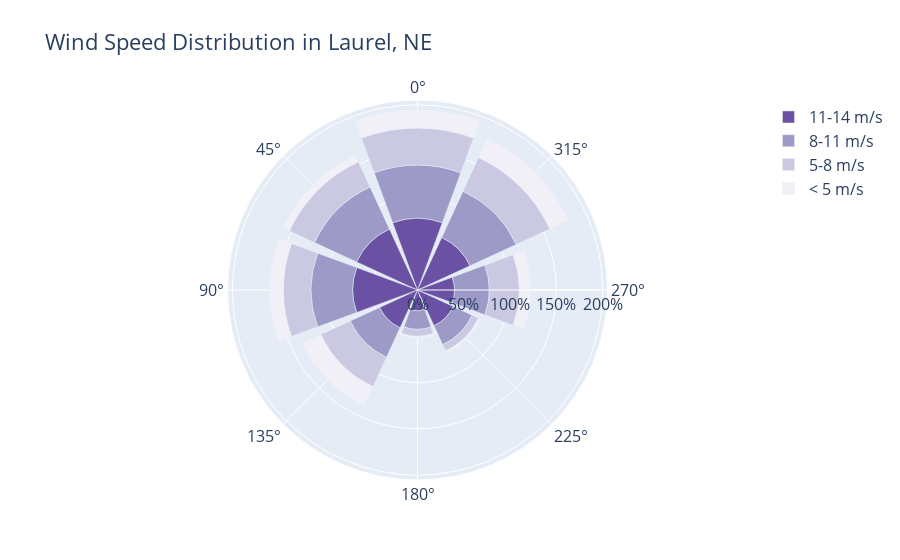

Notebook cell for this chart:
### Code cell
import plotly.graph_objects as go

fig = go.Figure()

fig.add_trace(go.Barpolar(
    r=[77.5, 72.5, 70.0, 45.0, 22.5, 42.5, 40.0, 62.5],
    name='11-14 m/s',
    marker_color='rgb(106,81,163)'
))
fig.add_trace(go.Barpolar(
    r=[57.5, 50.0, 45.0, 35.0, 20.0, 22.5, 37.5, 55.0],
    name='8-11 m/s',
    marker_color='rgb(158,154,200)'
))
fig.add_trace(go.Barpolar(
    r=[40.0, 30.0, 30.0, 35.0, 7.5, 7.5, 32.5, 40.0],
    name='5-8 m/s',
    marker_color='rgb(203,201,226)'
))
fig.add_trace(go.Barpolar(
    r=[20.0, 7.5, 15.0, 22.5, 2.5, 2.5, 12.5, 22.5],
    name='< 5 m/s',
    marker_color='rgb(242,240,247)'
))

fig.update_traces(text=['North', 'N-E', 'East', 'S-E', 'South', 'S-W', 'West', 'N-W'])
fig.update_layout(
    title='Wind Speed Distribution in Laurel, NE',
    font_size=16,
    legend_font_size=16,
    polar_radialaxis_ticksuffix='%',
    polar_angularaxis_rotation=90,

)
fig.show()

### Figure 1 — Plotly figure (JSON) as saved in the notebook; plotly's stock layout.template omitted (floating-point values rounded to 4 significant figures)
{"data": [{"marker": {"color": "rgb(106,81,163)"}, "name": "11-14 m/s", "r": [77.5, 72.5, 70, 45, 22.5, 42.5, 40, 62.5], "text": ["North", "N-E", "East", "S-E", "South", "S-W", "West", "N-W"], "type": "barpolar"}, {"marker": {"color": "rgb(158,154,200)"}, "name": "8-11 m/s", "r": [57.5, 50, 45, 35, 20, 22.5, 37.5, 55], "text": ["North", "N-E", "East", "S-E", "South", "S-W", "West", "N-W"], "type": "barpolar"}, {"marker": {"color": "rgb(203,201,226)"}, "name": "5-8 m/s", "r": [40, 30, 30, 35, 7.5, 7.5, 32.5, 40], "text": ["North", "N-E", "East", "S-E", "South", "S-W", "West", "N-W"], "type": "barpolar"}, {"marker": {"color": "rgb(242,240,247)"}, "name": "< 5 m/s", "r": [20, 7.5, 15, 22.5, 2.5, 2.5, 12.5, 22.5], "text": ["North", "N-E", "East", "S-E", "South", "S-W", "West", "N-W"], "type": "barpolar"}], "layout": {"font": {"size": 16}, "legend": {"font": {"size": 16}}, "polar": {"angularaxis": {"rotation": 90}, "radialaxis": {"ticksuffix": "%"}}, "title": {"text": "Wind Speed Distribution in Laurel, NE"}}}
